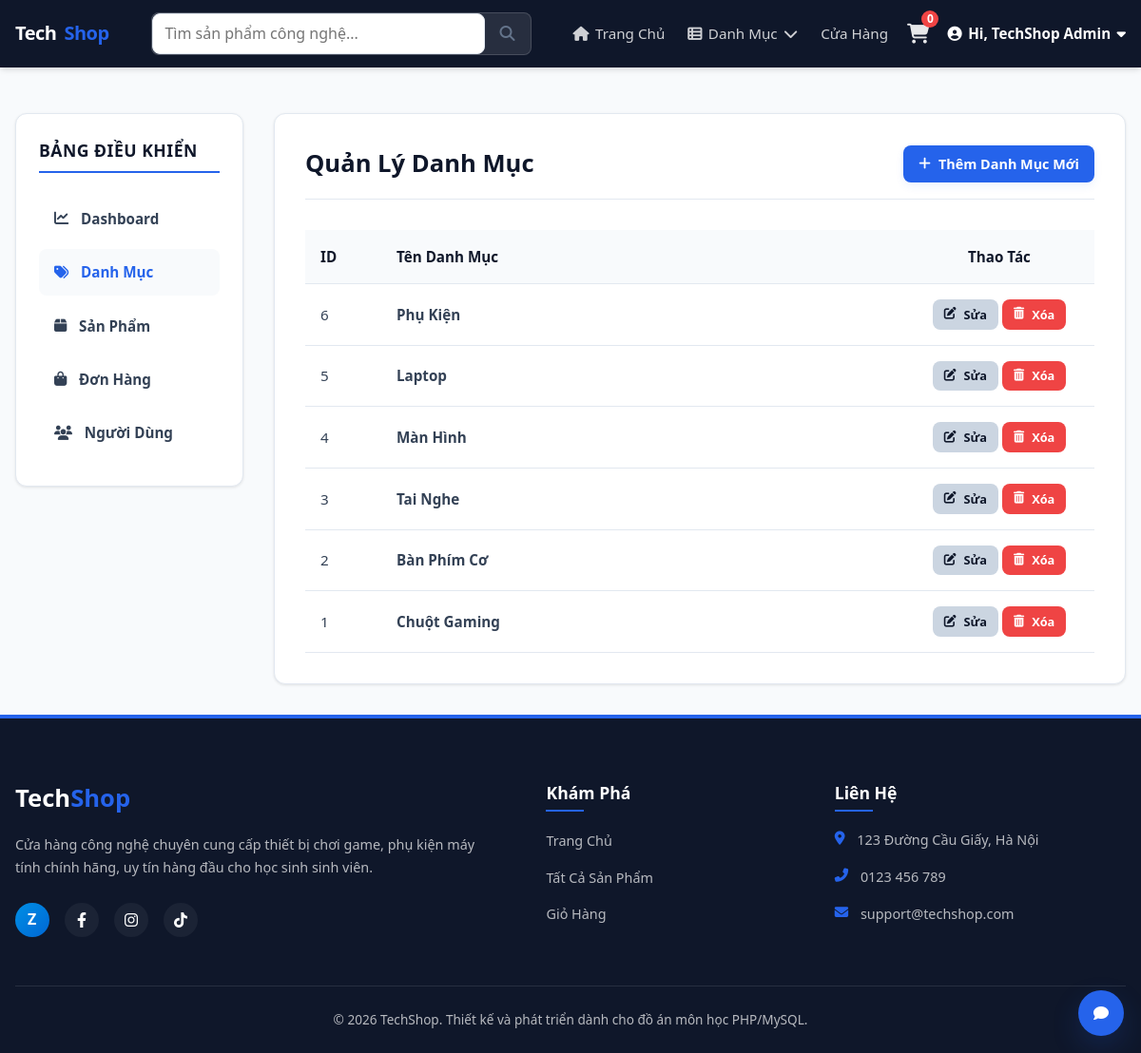
Page /php-source/admin/categories/trang_chu.php (signed in) on the committed database.
### tables this page shows
CREATE TABLE IF NOT EXISTS `categories` (
    `id` INT AUTO_INCREMENT PRIMARY KEY,
    `name` VARCHAR(100) NOT NULL UNIQUE
);

### php-source/includes/navbar.php (called while the page is built)
<?php
require_once __DIR__ . '/thanh_dieu_huong.php';

### php-source/includes/header.php (called while the page is built)
<?php
require_once __DIR__ . '/dau_trang.php';

### php-source/includes/chuc_nang.php (called while the page is built, shortened)
<?php
function sanitize($data) {
    return htmlspecialchars(trim((string) $data), ENT_QUOTES, 'UTF-8');
}

### php-source/admin/categories/trang_chu.php (the view, shortened to what this page needs)
<?php
require_once __DIR__ . '/../../includes/header.php';
try {
    $stmt = $pdo->query("SELECT * FROM categories ORDER BY id DESC");
    $categories = $stmt->fetchAll();
} catch (PDOException $e) {
    $_SESSION['error'] = "Không thể lấy danh sách danh mục: " . $e->getMessage();
    $categories = [];
}
?>
<div class="admin-layout">
    <aside class="admin-sidebar">
        <h3>Bảng Điều Khiển</h3>
        <ul>
            <li><a href="<?php echo BASE_URL; ?>admin/dashboard.php"><i class="fas fa-chart-line"></i> Dashboard</a></li>
            <li class="active"><a href="<?php echo BASE_URL; ?>admin/categories/trang_chu.php"><i class="fas fa-tags"></i> Danh Mục</a></li>
            <li><a href="<?php echo BASE_URL; ?>admin/products/trang_chu.php"><i class="fas fa-box"></i> Sản Phẩm</a></li>
            <li><a href="<?php echo BASE_URL; ?>admin/orders/trang_chu.php"><i class="fas fa-shopping-bag"></i> Đơn Hàng</a></li>
            <li><a href="<?php echo BASE_URL; ?>admin/users/trang_chu.php"><i class="fas fa-users"></i> Người Dùng</a></li>
        </ul>
    </aside>
    <main class="admin-main">
        <div class="admin-title-area">
            <h2>Quản Lý Danh Mục</h2>
            <a href="create.php" class="btn btn-primary"><i class="fas fa-plus"></i> Thêm Danh Mục Mới</a>
        </div>
        <div class="admin-table-wrapper">
            <table class="admin-table">
                <thead>
                    <tr>
                        <th style="width: 80px;">ID</th>
                        <th>Tên Danh Mục</th>
                        <th style="width: 200px; text-align: center;">Thao Tác</th>
                    </tr>
                </thead>
                <tbody>
                    <?php if (!empty($categories)): ?>
                        <?php foreach ($categories as $cat): ?>
                            <tr>
                                <td><?php echo $cat['id']; ?></td>
                                <td><strong><?php echo sanitize($cat['name']); ?></strong></td>
                                <td style="text-align: center;">
                                    <a href="edit.php?id=<?php echo $cat['id']; ?>" class="btn btn-secondary btn-sm">
                                        <i class="fas fa-edit"></i> Sửa
                                    </a>
                                    <a href="delete.php?id=<?php echo $cat['id']; ?>" class="btn btn-danger btn-sm" onclick="return confirm('Chú ý: Xóa danh mục sẽ lỗi nếu có sản phẩm đang thuộc danh mục này. Bạn có chắc chắn muốn xóa?');">
                                        <i class="fas fa-trash-alt"></i> Xóa
                                    </a>
                                </td>
                            </tr>
                        <?php endforeach; ?>
                    <?php else: ?>
                        <tr>
                            <td colspan="3" style="text-align: center; color: var(--text-light);">Chưa có danh mục nào. Hãy tạo mới!</td>
                        </tr>
                    <?php endif; ?>
                </tbody>
            </table>
        </div>
    </main>
</div>

### assets/css/style.css (style rules this page uses)
:root { --primary-color: #2563eb; --primary-hover: #1d4ed8; --secondary-color: #0f172a; --text-color: #334155; --text-light: #64748b; --bg-color: #f8fafc; --white: #ffffff; --border-color: #e2e8f0; --success-color: #10b981; --danger-color: #ef4444; --warning-color: #f59e0b; --font-main: 'Segoe UI', 'Helvetica Neue', Arial, sans-serif; --shadow-sm: 0 1px 3px rgba(0, 0, 0, 0.1); --shadow-md: 0 4px 6px -1px rgba(0, 0, 0, 0.1), 0 2px 4px -1px rgba(0, 0, 0, 0.06); --shadow-lg: 0 10px 15px -3px rgba(0, 0, 0, 0.1), 0 4px 6px -2px rgba(0, 0, 0, 0.05); --radius-sm: 4px; --radius-md: 8px; --radius-lg: 12px; --transition: all 0.3s cubic-bezier(0.4, 0, 0.2, 1); }
* { margin: 0; padding: 0; box-sizing: border-box; }
body { font-family: var(--font-main); background-color: var(--bg-color); color: var(--text-color); line-height: 1.6; display: flex; flex-direction: column; min-height: 100vh; }
a { color: inherit; text-decoration: none; transition: var(--transition); }
ul { list-style: none; }
.btn { display: inline-flex; align-items: center; gap: 0.5rem; padding: 0.55rem 0.9rem; border-radius: 8px; font-weight: 600; cursor: pointer; border: none; }
.btn-primary { background: var(--primary-color); color: var(--white); box-shadow: 0 4px 10px rgba(37,99,235,0.08); }
.btn-secondary { background: rgba(37,99,235,0.06); color: var(--primary-color); border: 1px solid rgba(37,99,235,0.12); }

### assets/css/admin.css (style rules this page uses)
.admin-layout { display: grid; grid-template-columns: 240px 1fr; gap: 2rem; margin-top: 1rem; }
.admin-sidebar { background-color: var(--white); border-radius: var(--radius-lg); border: 1px solid var(--border-color); padding: 1.5rem; box-shadow: var(--shadow-sm); height: fit-content; }
.admin-sidebar h3 { font-size: 1.1rem; color: var(--secondary-color); margin-bottom: 1.5rem; text-transform: uppercase; font-weight: 700; letter-spacing: 0.5px; border-bottom: 2px solid var(--primary-color); padding-bottom: 0.5rem; }
.admin-sidebar ul li { margin-bottom: 0.5rem; }
.admin-sidebar ul li a { display: flex; align-items: center; gap: 0.8rem; padding: 0.75rem 1rem; border-radius: var(--radius-md); font-size: 0.95rem; font-weight: 600; color: var(--text-color); }
.admin-sidebar ul li a:hover, .admin-sidebar ul li.active a { background-color: var(--bg-color); color: var(--primary-color); }
.admin-main { background-color: var(--white); border-radius: var(--radius-lg); border: 1px solid var(--border-color); padding: 2rem; box-shadow: var(--shadow-sm); }
.admin-title-area { display: flex; justify-content: space-between; align-items: center; margin-bottom: 2rem; border-bottom: 1px solid var(--border-color); padding-bottom: 1rem; }
.admin-title-area h2 { font-size: 1.6rem; color: var(--secondary-color); font-weight: 700; }
.admin-table-wrapper { overflow-x: auto; }
.admin-table { width: 100%; border-collapse: collapse; text-align: left; font-size: 0.95rem; }
.admin-table th, .admin-table td { padding: 1rem; border-bottom: 1px solid var(--border-color); }
.admin-table th { background-color: var(--bg-color); color: var(--secondary-color); font-weight: 700; }
.btn { display: inline-flex; align-items: center; gap: 0.5rem; padding: 0.5rem 1rem; border-radius: var(--radius-md); font-size: 0.9rem; font-weight: 600; cursor: pointer; border: none; transition: var(--transition); }
.btn-primary { background-color: var(--primary-color); color: var(--white); }
.btn-secondary { background-color: #cbd5e1; color: var(--secondary-color); }
.btn-danger { background-color: var(--danger-color); color: var(--white); }
.btn-sm { padding: 0.35rem 0.75rem; font-size: 0.8rem; }

### rows in the picture
categories: id "6", name "Phụ Kiện"
categories: id "5", name "Laptop"
categories: id "4", name "Màn Hình"
categories: id "3", name "Tai Nghe"
categories: id "2", name "Bàn Phím Cơ"
categories: id "1", name "Chuột Gaming"

### other values in the picture
get_cart_count() "0"
$_SESSION['user_fullname'] "TechShop Admin"
